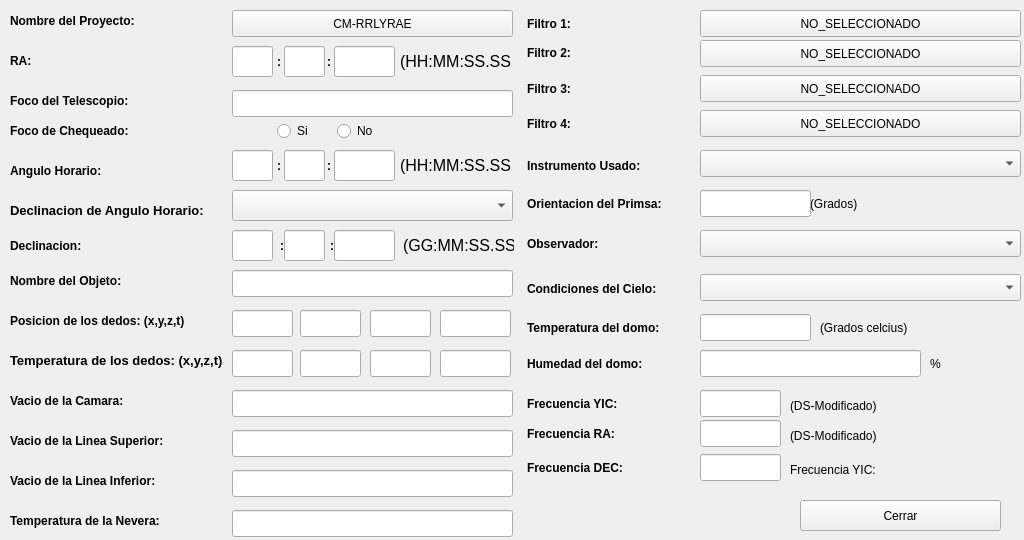
<?xml version="1.0" encoding="UTF-8"?>
<ui version="4.0">
 <class>CabecerasFits</class>
 <widget class="QWidget" name="CabecerasFits">
  <property name="geometry">
   <rect>
    <x>0</x>
    <y>0</y>
    <width>1024</width>
    <height>540</height>
   </rect>
  </property>
  <property name="minimumSize">
   <size>
    <width>1024</width>
    <height>540</height>
   </size>
  </property>
  <property name="maximumSize">
   <size>
    <width>1024</width>
    <height>540</height>
   </size>
  </property>
  <property name="windowTitle">
   <string>Form</string>
  </property>
  <widget class="QPushButton" name="nombreProyectopushButton">
   <property name="geometry">
    <rect>
     <x>232</x>
     <y>10</y>
     <width>281</width>
     <height>27</height>
    </rect>
   </property>
   <property name="text">
    <string>CM-RRLYRAE</string>
   </property>
  </widget>
  <widget class="QLabel" name="label">
   <property name="geometry">
    <rect>
     <x>10</x>
     <y>10</y>
     <width>161</width>
     <height>21</height>
    </rect>
   </property>
   <property name="font">
    <font>
     <weight>75</weight>
     <bold>true</bold>
    </font>
   </property>
   <property name="text">
    <string>Nombre del Proyecto:</string>
   </property>
  </widget>
  <widget class="QLabel" name="label_2">
   <property name="geometry">
    <rect>
     <x>10</x>
     <y>50</y>
     <width>151</width>
     <height>21</height>
    </rect>
   </property>
   <property name="font">
    <font>
     <weight>75</weight>
     <bold>true</bold>
    </font>
   </property>
   <property name="text">
    <string>RA:</string>
   </property>
  </widget>
  <widget class="QLineEdit" name="raHhLineEdit">
   <property name="geometry">
    <rect>
     <x>232</x>
     <y>46</y>
     <width>41</width>
     <height>31</height>
    </rect>
   </property>
  </widget>
  <widget class="QLineEdit" name="raMmLineEdit">
   <property name="geometry">
    <rect>
     <x>284</x>
     <y>46</y>
     <width>41</width>
     <height>31</height>
    </rect>
   </property>
  </widget>
  <widget class="QLineEdit" name="raSsLineEdit">
   <property name="geometry">
    <rect>
     <x>334</x>
     <y>46</y>
     <width>61</width>
     <height>31</height>
    </rect>
   </property>
  </widget>
  <widget class="QLabel" name="label_3">
   <property name="geometry">
    <rect>
     <x>327</x>
     <y>46</y>
     <width>16</width>
     <height>31</height>
    </rect>
   </property>
   <property name="font">
    <font>
     <weight>75</weight>
     <bold>true</bold>
    </font>
   </property>
   <property name="text">
    <string>:</string>
   </property>
  </widget>
  <widget class="QLabel" name="label_4">
   <property name="geometry">
    <rect>
     <x>277</x>
     <y>46</y>
     <width>16</width>
     <height>31</height>
    </rect>
   </property>
   <property name="font">
    <font>
     <weight>75</weight>
     <bold>true</bold>
    </font>
   </property>
   <property name="text">
    <string>:</string>
   </property>
  </widget>
  <widget class="QLabel" name="label_5">
   <property name="geometry">
    <rect>
     <x>400</x>
     <y>46</y>
     <width>111</width>
     <height>31</height>
    </rect>
   </property>
   <property name="font">
    <font>
     <pointsize>12</pointsize>
     <weight>50</weight>
     <bold>false</bold>
    </font>
   </property>
   <property name="text">
    <string>(HH:MM:SS.SS)</string>
   </property>
  </widget>
  <widget class="QLabel" name="label_6">
   <property name="geometry">
    <rect>
     <x>10</x>
     <y>90</y>
     <width>151</width>
     <height>21</height>
    </rect>
   </property>
   <property name="font">
    <font>
     <weight>75</weight>
     <bold>true</bold>
    </font>
   </property>
   <property name="text">
    <string>Foco del Telescopio:</string>
   </property>
  </widget>
  <widget class="QLineEdit" name="focoTelescopioLineEdit">
   <property name="geometry">
    <rect>
     <x>232</x>
     <y>90</y>
     <width>281</width>
     <height>27</height>
    </rect>
   </property>
  </widget>
  <widget class="QLabel" name="label_7">
   <property name="geometry">
    <rect>
     <x>10</x>
     <y>120</y>
     <width>151</width>
     <height>21</height>
    </rect>
   </property>
   <property name="font">
    <font>
     <weight>75</weight>
     <bold>true</bold>
    </font>
   </property>
   <property name="text">
    <string>Foco de Chequeado:</string>
   </property>
  </widget>
  <widget class="QRadioButton" name="siRadioButton">
   <property name="geometry">
    <rect>
     <x>277</x>
     <y>120</y>
     <width>61</width>
     <height>22</height>
    </rect>
   </property>
   <property name="text">
    <string>Si</string>
   </property>
  </widget>
  <widget class="QRadioButton" name="noRadioButto">
   <property name="geometry">
    <rect>
     <x>337</x>
     <y>120</y>
     <width>61</width>
     <height>22</height>
    </rect>
   </property>
   <property name="text">
    <string>No</string>
   </property>
  </widget>
  <widget class="QLineEdit" name="anguloHorarioHhLineEdit">
   <property name="geometry">
    <rect>
     <x>232</x>
     <y>150</y>
     <width>41</width>
     <height>31</height>
    </rect>
   </property>
  </widget>
  <widget class="QLabel" name="label_8">
   <property name="geometry">
    <rect>
     <x>327</x>
     <y>150</y>
     <width>16</width>
     <height>31</height>
    </rect>
   </property>
   <property name="font">
    <font>
     <weight>75</weight>
     <bold>true</bold>
    </font>
   </property>
   <property name="text">
    <string>:</string>
   </property>
  </widget>
  <widget class="QLineEdit" name="anguloHorarioMmLineEdit">
   <property name="geometry">
    <rect>
     <x>284</x>
     <y>150</y>
     <width>41</width>
     <height>31</height>
    </rect>
   </property>
  </widget>
  <widget class="QLabel" name="label_9">
   <property name="geometry">
    <rect>
     <x>10</x>
     <y>160</y>
     <width>151</width>
     <height>21</height>
    </rect>
   </property>
   <property name="font">
    <font>
     <weight>75</weight>
     <bold>true</bold>
    </font>
   </property>
   <property name="text">
    <string>Angulo Horario:</string>
   </property>
  </widget>
  <widget class="QLabel" name="label_10">
   <property name="geometry">
    <rect>
     <x>400</x>
     <y>150</y>
     <width>111</width>
     <height>31</height>
    </rect>
   </property>
   <property name="font">
    <font>
     <pointsize>12</pointsize>
     <weight>50</weight>
     <bold>false</bold>
    </font>
   </property>
   <property name="text">
    <string>(HH:MM:SS.SS)</string>
   </property>
  </widget>
  <widget class="QLabel" name="label_11">
   <property name="geometry">
    <rect>
     <x>277</x>
     <y>150</y>
     <width>16</width>
     <height>31</height>
    </rect>
   </property>
   <property name="font">
    <font>
     <weight>75</weight>
     <bold>true</bold>
    </font>
   </property>
   <property name="text">
    <string>:</string>
   </property>
  </widget>
  <widget class="QLineEdit" name="anguloHorarioSsLineEdit">
   <property name="geometry">
    <rect>
     <x>334</x>
     <y>150</y>
     <width>61</width>
     <height>31</height>
    </rect>
   </property>
  </widget>
  <widget class="QLabel" name="label_13">
   <property name="geometry">
    <rect>
     <x>10</x>
     <y>235</y>
     <width>151</width>
     <height>21</height>
    </rect>
   </property>
   <property name="font">
    <font>
     <weight>75</weight>
     <bold>true</bold>
    </font>
   </property>
   <property name="text">
    <string>Declinacion:</string>
   </property>
  </widget>
  <widget class="QComboBox" name="declinacionAnguloComboBox">
   <property name="geometry">
    <rect>
     <x>232</x>
     <y>190</y>
     <width>281</width>
     <height>31</height>
    </rect>
   </property>
  </widget>
  <widget class="QLabel" name="label_16">
   <property name="geometry">
    <rect>
     <x>330</x>
     <y>230</y>
     <width>16</width>
     <height>31</height>
    </rect>
   </property>
   <property name="font">
    <font>
     <weight>75</weight>
     <bold>true</bold>
    </font>
   </property>
   <property name="text">
    <string>:</string>
   </property>
  </widget>
  <widget class="QLabel" name="label_14">
   <property name="geometry">
    <rect>
     <x>403</x>
     <y>230</y>
     <width>111</width>
     <height>31</height>
    </rect>
   </property>
   <property name="font">
    <font>
     <pointsize>12</pointsize>
     <weight>50</weight>
     <bold>false</bold>
    </font>
   </property>
   <property name="text">
    <string>(GG:MM:SS.SS)</string>
   </property>
  </widget>
  <widget class="QLabel" name="label_15">
   <property name="geometry">
    <rect>
     <x>280</x>
     <y>230</y>
     <width>16</width>
     <height>31</height>
    </rect>
   </property>
   <property name="font">
    <font>
     <weight>75</weight>
     <bold>true</bold>
    </font>
   </property>
   <property name="text">
    <string>:</string>
   </property>
  </widget>
  <widget class="QLineEdit" name="declinacionGgLineEdit">
   <property name="geometry">
    <rect>
     <x>232</x>
     <y>230</y>
     <width>41</width>
     <height>31</height>
    </rect>
   </property>
  </widget>
  <widget class="QLabel" name="label_12">
   <property name="geometry">
    <rect>
     <x>10</x>
     <y>200</y>
     <width>211</width>
     <height>21</height>
    </rect>
   </property>
   <property name="font">
    <font>
     <pointsize>10</pointsize>
     <weight>75</weight>
     <bold>true</bold>
    </font>
   </property>
   <property name="text">
    <string>Declinacion de Angulo Horario:</string>
   </property>
  </widget>
  <widget class="QLineEdit" name="declinacionMmLineEdit">
   <property name="geometry">
    <rect>
     <x>284</x>
     <y>230</y>
     <width>41</width>
     <height>31</height>
    </rect>
   </property>
  </widget>
  <widget class="QLineEdit" name="declinacionSsLineEdit">
   <property name="geometry">
    <rect>
     <x>334</x>
     <y>230</y>
     <width>61</width>
     <height>31</height>
    </rect>
   </property>
  </widget>
  <widget class="QLineEdit" name="nombreObjetoLineEdit">
   <property name="geometry">
    <rect>
     <x>232</x>
     <y>270</y>
     <width>281</width>
     <height>27</height>
    </rect>
   </property>
  </widget>
  <widget class="QLabel" name="label_17">
   <property name="geometry">
    <rect>
     <x>10</x>
     <y>270</y>
     <width>151</width>
     <height>21</height>
    </rect>
   </property>
   <property name="font">
    <font>
     <weight>75</weight>
     <bold>true</bold>
    </font>
   </property>
   <property name="text">
    <string>Nombre del Objeto:</string>
   </property>
  </widget>
  <widget class="QLabel" name="label_18">
   <property name="geometry">
    <rect>
     <x>10</x>
     <y>310</y>
     <width>221</width>
     <height>21</height>
    </rect>
   </property>
   <property name="font">
    <font>
     <weight>75</weight>
     <bold>true</bold>
    </font>
   </property>
   <property name="text">
    <string>Posicion de los dedos: (x,y,z,t)</string>
   </property>
  </widget>
  <widget class="QLineEdit" name="posicionDedosXLineEdit">
   <property name="geometry">
    <rect>
     <x>232</x>
     <y>310</y>
     <width>61</width>
     <height>27</height>
    </rect>
   </property>
  </widget>
  <widget class="QLineEdit" name="posicionDedosYLineEdit">
   <property name="geometry">
    <rect>
     <x>300</x>
     <y>310</y>
     <width>61</width>
     <height>27</height>
    </rect>
   </property>
  </widget>
  <widget class="QLineEdit" name="posicionDedosZLineEdit">
   <property name="geometry">
    <rect>
     <x>370</x>
     <y>310</y>
     <width>61</width>
     <height>27</height>
    </rect>
   </property>
  </widget>
  <widget class="QLineEdit" name="posicionDedosTLineEdit">
   <property name="geometry">
    <rect>
     <x>440</x>
     <y>310</y>
     <width>71</width>
     <height>27</height>
    </rect>
   </property>
  </widget>
  <widget class="QLineEdit" name="temperaturaDedosXLineEdit">
   <property name="geometry">
    <rect>
     <x>232</x>
     <y>350</y>
     <width>61</width>
     <height>27</height>
    </rect>
   </property>
  </widget>
  <widget class="QLabel" name="label_19">
   <property name="geometry">
    <rect>
     <x>10</x>
     <y>350</y>
     <width>221</width>
     <height>21</height>
    </rect>
   </property>
   <property name="font">
    <font>
     <pointsize>10</pointsize>
     <weight>75</weight>
     <bold>true</bold>
    </font>
   </property>
   <property name="text">
    <string>Temperatura de los dedos: (x,y,z,t)</string>
   </property>
  </widget>
  <widget class="QLineEdit" name="temperaturaDedosYLineEdit">
   <property name="geometry">
    <rect>
     <x>300</x>
     <y>350</y>
     <width>61</width>
     <height>27</height>
    </rect>
   </property>
  </widget>
  <widget class="QLineEdit" name="temperaturaDedosZLineEdit">
   <property name="geometry">
    <rect>
     <x>370</x>
     <y>350</y>
     <width>61</width>
     <height>27</height>
    </rect>
   </property>
  </widget>
  <widget class="QLineEdit" name="temperaturaDedosTLineEdit">
   <property name="geometry">
    <rect>
     <x>440</x>
     <y>350</y>
     <width>71</width>
     <height>27</height>
    </rect>
   </property>
  </widget>
  <widget class="QLabel" name="label_20">
   <property name="geometry">
    <rect>
     <x>10</x>
     <y>390</y>
     <width>151</width>
     <height>21</height>
    </rect>
   </property>
   <property name="font">
    <font>
     <weight>75</weight>
     <bold>true</bold>
    </font>
   </property>
   <property name="text">
    <string>Vacio de la Camara:</string>
   </property>
  </widget>
  <widget class="QLineEdit" name="vacioCamaralineEdit">
   <property name="geometry">
    <rect>
     <x>232</x>
     <y>390</y>
     <width>281</width>
     <height>27</height>
    </rect>
   </property>
  </widget>
  <widget class="QLineEdit" name="vacioLineaSuperiorLineEdit">
   <property name="geometry">
    <rect>
     <x>232</x>
     <y>430</y>
     <width>281</width>
     <height>27</height>
    </rect>
   </property>
  </widget>
  <widget class="QLabel" name="label_21">
   <property name="geometry">
    <rect>
     <x>10</x>
     <y>430</y>
     <width>201</width>
     <height>21</height>
    </rect>
   </property>
   <property name="font">
    <font>
     <weight>75</weight>
     <bold>true</bold>
    </font>
   </property>
   <property name="text">
    <string>Vacio de la Linea Superior:</string>
   </property>
  </widget>
  <widget class="QLineEdit" name="vacioLineaInferiorLineEdit">
   <property name="geometry">
    <rect>
     <x>232</x>
     <y>470</y>
     <width>281</width>
     <height>27</height>
    </rect>
   </property>
  </widget>
  <widget class="QLabel" name="label_22">
   <property name="geometry">
    <rect>
     <x>10</x>
     <y>470</y>
     <width>201</width>
     <height>21</height>
    </rect>
   </property>
   <property name="font">
    <font>
     <weight>75</weight>
     <bold>true</bold>
    </font>
   </property>
   <property name="text">
    <string>Vacio de la Linea Inferior:</string>
   </property>
  </widget>
  <widget class="QLabel" name="label_23">
   <property name="geometry">
    <rect>
     <x>10</x>
     <y>510</y>
     <width>201</width>
     <height>21</height>
    </rect>
   </property>
   <property name="font">
    <font>
     <weight>75</weight>
     <bold>true</bold>
    </font>
   </property>
   <property name="text">
    <string>Temperatura de la Nevera:</string>
   </property>
  </widget>
  <widget class="QLineEdit" name="temperaturaNeveraLineEdit">
   <property name="geometry">
    <rect>
     <x>232</x>
     <y>510</y>
     <width>281</width>
     <height>27</height>
    </rect>
   </property>
   <property name="text">
    <string/>
   </property>
  </widget>
  <widget class="QPushButton" name="filtro1PushButton">
   <property name="geometry">
    <rect>
     <x>700</x>
     <y>10</y>
     <width>321</width>
     <height>27</height>
    </rect>
   </property>
   <property name="text">
    <string>NO_SELECCIONADO</string>
   </property>
  </widget>
  <widget class="QLabel" name="filtro1Label">
   <property name="geometry">
    <rect>
     <x>527</x>
     <y>15</y>
     <width>56</width>
     <height>17</height>
    </rect>
   </property>
   <property name="font">
    <font>
     <weight>75</weight>
     <bold>true</bold>
    </font>
   </property>
   <property name="text">
    <string>Filtro 1:</string>
   </property>
  </widget>
  <widget class="QPushButton" name="filtro2PushButton">
   <property name="geometry">
    <rect>
     <x>700</x>
     <y>40</y>
     <width>321</width>
     <height>27</height>
    </rect>
   </property>
   <property name="text">
    <string>NO_SELECCIONADO</string>
   </property>
  </widget>
  <widget class="QLabel" name="filtro2Label">
   <property name="geometry">
    <rect>
     <x>527</x>
     <y>44</y>
     <width>56</width>
     <height>17</height>
    </rect>
   </property>
   <property name="font">
    <font>
     <weight>75</weight>
     <bold>true</bold>
    </font>
   </property>
   <property name="text">
    <string>Filtro 2:</string>
   </property>
  </widget>
  <widget class="QPushButton" name="filtro3PushButton">
   <property name="geometry">
    <rect>
     <x>700</x>
     <y>75</y>
     <width>321</width>
     <height>27</height>
    </rect>
   </property>
   <property name="text">
    <string>NO_SELECCIONADO</string>
   </property>
  </widget>
  <widget class="QLabel" name="filtro3Label">
   <property name="geometry">
    <rect>
     <x>527</x>
     <y>80</y>
     <width>56</width>
     <height>17</height>
    </rect>
   </property>
   <property name="font">
    <font>
     <weight>75</weight>
     <bold>true</bold>
    </font>
   </property>
   <property name="text">
    <string>Filtro 3:</string>
   </property>
  </widget>
  <widget class="QLabel" name="filtro4Label">
   <property name="geometry">
    <rect>
     <x>527</x>
     <y>115</y>
     <width>56</width>
     <height>17</height>
    </rect>
   </property>
   <property name="font">
    <font>
     <weight>75</weight>
     <bold>true</bold>
    </font>
   </property>
   <property name="text">
    <string>Filtro 4:</string>
   </property>
  </widget>
  <widget class="QPushButton" name="filtro4PushButton">
   <property name="geometry">
    <rect>
     <x>700</x>
     <y>110</y>
     <width>321</width>
     <height>27</height>
    </rect>
   </property>
   <property name="text">
    <string>NO_SELECCIONADO</string>
   </property>
  </widget>
  <widget class="QLabel" name="instrumentoUsadoLabel">
   <property name="geometry">
    <rect>
     <x>527</x>
     <y>157</y>
     <width>142</width>
     <height>17</height>
    </rect>
   </property>
   <property name="font">
    <font>
     <weight>75</weight>
     <bold>true</bold>
    </font>
   </property>
   <property name="text">
    <string>Instrumento Usado:</string>
   </property>
  </widget>
  <widget class="QComboBox" name="instrumentoUsadoComboBox">
   <property name="geometry">
    <rect>
     <x>700</x>
     <y>150</y>
     <width>321</width>
     <height>27</height>
    </rect>
   </property>
  </widget>
  <widget class="QLabel" name="filtro4Label_2">
   <property name="geometry">
    <rect>
     <x>527</x>
     <y>190</y>
     <width>171</width>
     <height>27</height>
    </rect>
   </property>
   <property name="font">
    <font>
     <weight>75</weight>
     <bold>true</bold>
    </font>
   </property>
   <property name="text">
    <string>Orientacion del Primsa:</string>
   </property>
  </widget>
  <widget class="QLabel" name="label_24">
   <property name="geometry">
    <rect>
     <x>810</x>
     <y>196</y>
     <width>71</width>
     <height>16</height>
    </rect>
   </property>
   <property name="text">
    <string>(Grados)</string>
   </property>
  </widget>
  <widget class="QLineEdit" name="orientacionPrismaLineEdit">
   <property name="geometry">
    <rect>
     <x>700</x>
     <y>190</y>
     <width>111</width>
     <height>27</height>
    </rect>
   </property>
  </widget>
  <widget class="QComboBox" name="observadorComboBox">
   <property name="geometry">
    <rect>
     <x>700</x>
     <y>230</y>
     <width>321</width>
     <height>27</height>
    </rect>
   </property>
  </widget>
  <widget class="QLabel" name="observadorLabel">
   <property name="geometry">
    <rect>
     <x>527</x>
     <y>235</y>
     <width>88</width>
     <height>17</height>
    </rect>
   </property>
   <property name="font">
    <font>
     <weight>75</weight>
     <bold>true</bold>
    </font>
   </property>
   <property name="text">
    <string>Observador:</string>
   </property>
  </widget>
  <widget class="QLabel" name="condicionesDelCieloLabel">
   <property name="geometry">
    <rect>
     <x>527</x>
     <y>280</y>
     <width>159</width>
     <height>17</height>
    </rect>
   </property>
   <property name="font">
    <font>
     <weight>75</weight>
     <bold>true</bold>
    </font>
   </property>
   <property name="text">
    <string>Condiciones del Cielo:</string>
   </property>
  </widget>
  <widget class="QComboBox" name="condicionesCieloComboBox">
   <property name="geometry">
    <rect>
     <x>700</x>
     <y>274</y>
     <width>321</width>
     <height>27</height>
    </rect>
   </property>
  </widget>
  <widget class="QLabel" name="label_25">
   <property name="geometry">
    <rect>
     <x>820</x>
     <y>320</y>
     <width>111</width>
     <height>16</height>
    </rect>
   </property>
   <property name="text">
    <string>(Grados celcius)</string>
   </property>
  </widget>
  <widget class="QLineEdit" name="temperaturaDomoLineEdit">
   <property name="geometry">
    <rect>
     <x>700</x>
     <y>314</y>
     <width>111</width>
     <height>27</height>
    </rect>
   </property>
  </widget>
  <widget class="QLabel" name="filtro4Label_3">
   <property name="geometry">
    <rect>
     <x>527</x>
     <y>314</y>
     <width>171</width>
     <height>27</height>
    </rect>
   </property>
   <property name="font">
    <font>
     <weight>75</weight>
     <bold>true</bold>
    </font>
   </property>
   <property name="text">
    <string>Temperatura del domo:</string>
   </property>
  </widget>
  <widget class="QLineEdit" name="temperaturaDomoLineEdit_2">
   <property name="geometry">
    <rect>
     <x>700</x>
     <y>350</y>
     <width>221</width>
     <height>27</height>
    </rect>
   </property>
  </widget>
  <widget class="QLabel" name="label_26">
   <property name="geometry">
    <rect>
     <x>930</x>
     <y>356</y>
     <width>21</width>
     <height>16</height>
    </rect>
   </property>
   <property name="text">
    <string>%</string>
   </property>
  </widget>
  <widget class="QLabel" name="filtro4Label_4">
   <property name="geometry">
    <rect>
     <x>527</x>
     <y>350</y>
     <width>171</width>
     <height>27</height>
    </rect>
   </property>
   <property name="font">
    <font>
     <weight>75</weight>
     <bold>true</bold>
    </font>
   </property>
   <property name="text">
    <string>Humedad del domo:</string>
   </property>
  </widget>
  <widget class="QLabel" name="label_27">
   <property name="geometry">
    <rect>
     <x>790</x>
     <y>396</y>
     <width>111</width>
     <height>20</height>
    </rect>
   </property>
   <property name="text">
    <string>(DS-Modificado)</string>
   </property>
  </widget>
  <widget class="QLineEdit" name="frecuenciaYicLineEdit">
   <property name="geometry">
    <rect>
     <x>700</x>
     <y>390</y>
     <width>81</width>
     <height>27</height>
    </rect>
   </property>
  </widget>
  <widget class="QLabel" name="filtro4Label_5">
   <property name="geometry">
    <rect>
     <x>527</x>
     <y>390</y>
     <width>171</width>
     <height>27</height>
    </rect>
   </property>
   <property name="font">
    <font>
     <weight>75</weight>
     <bold>true</bold>
    </font>
   </property>
   <property name="text">
    <string>Frecuencia YIC:</string>
   </property>
  </widget>
  <widget class="QLabel" name="filtro4Label_6">
   <property name="geometry">
    <rect>
     <x>527</x>
     <y>420</y>
     <width>171</width>
     <height>27</height>
    </rect>
   </property>
   <property name="font">
    <font>
     <weight>75</weight>
     <bold>true</bold>
    </font>
   </property>
   <property name="text">
    <string>Frecuencia RA:</string>
   </property>
  </widget>
  <widget class="QLineEdit" name="frecuenciaRaLineEdit">
   <property name="geometry">
    <rect>
     <x>700</x>
     <y>420</y>
     <width>81</width>
     <height>27</height>
    </rect>
   </property>
  </widget>
  <widget class="QLabel" name="label_28">
   <property name="geometry">
    <rect>
     <x>790</x>
     <y>426</y>
     <width>111</width>
     <height>20</height>
    </rect>
   </property>
   <property name="text">
    <string>(DS-Modificado)</string>
   </property>
  </widget>
  <widget class="QLineEdit" name="frecuenciaDecLineEdit">
   <property name="geometry">
    <rect>
     <x>700</x>
     <y>454</y>
     <width>81</width>
     <height>27</height>
    </rect>
   </property>
  </widget>
  <widget class="QLabel" name="filtro4Label_7">
   <property name="geometry">
    <rect>
     <x>527</x>
     <y>454</y>
     <width>171</width>
     <height>27</height>
    </rect>
   </property>
   <property name="font">
    <font>
     <weight>75</weight>
     <bold>true</bold>
    </font>
   </property>
   <property name="text">
    <string>Frecuencia DEC:</string>
   </property>
  </widget>
  <widget class="QLabel" name="label_29">
   <property name="geometry">
    <rect>
     <x>790</x>
     <y>460</y>
     <width>111</width>
     <height>20</height>
    </rect>
   </property>
   <property name="text">
    <string>Frecuencia YIC:</string>
   </property>
  </widget>
  <widget class="QPushButton" name="cerrarPushButton">
   <property name="geometry">
    <rect>
     <x>800</x>
     <y>500</y>
     <width>201</width>
     <height>31</height>
    </rect>
   </property>
   <property name="text">
    <string>Cerrar</string>
   </property>
  </widget>
 </widget>
 <resources/>
 <connections/>
</ui>
